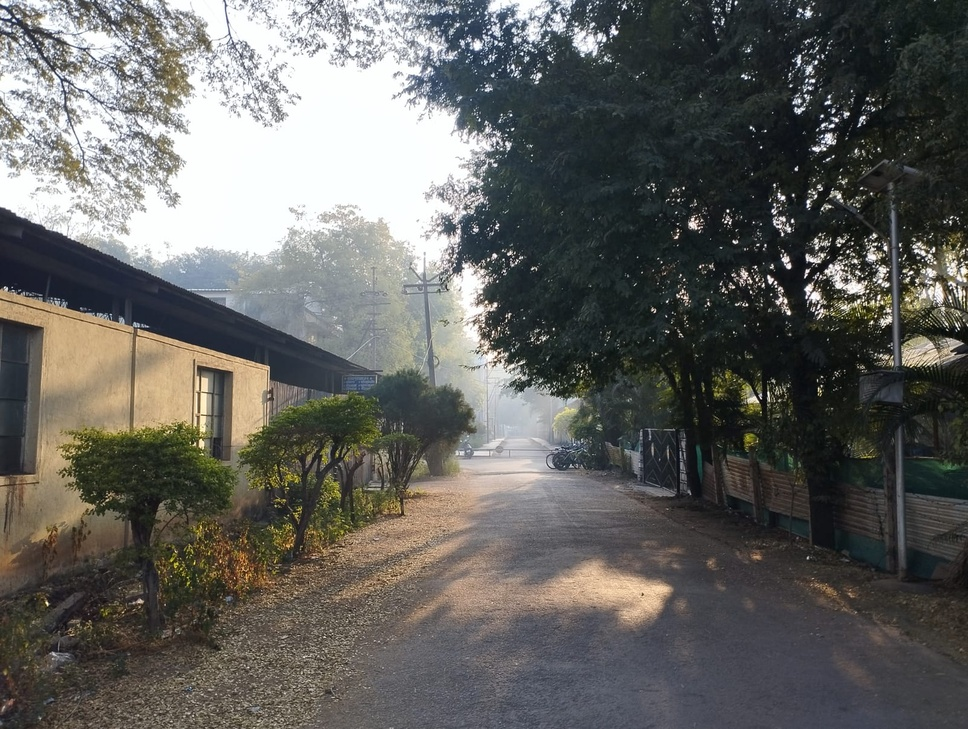
#> input picture cheating/ippr/input_image.jpg, 968 x 729 px, shrunk from 1600 x 1204 before the run
$ python 19ninteen.py
#> lines starting #> are read from the running program, lines starting #| are printed output that depends on the picture
import cv2
import numpy as np

def enhance_yellow(image, enhancement_factor):
    # Split the image into individual channels
    channels = list(cv2.split(image))

    # Apply enhancement to the red and green channels (to increase yellow)
    channels[0] = np.clip(channels[0] * enhancement_factor, 0, 255).astype(np.uint8)  # Red channel
    channels[1] = np.clip(channels[1] * enhancement_factor, 0, 255).astype(np.uint8)  # Green channel

    # Merge the enhanced red and green channels with the original blue channel
    enhanced_image = cv2.merge(channels)

    return enhanced_image

# Load the 24-bit RGB image
image = cv2.imread('input_image.jpg')
#> image is the input picture: shape (729, 968, 3); mean B, G, R 95.8, 99.3, 99.7

# Define the enhancement factor (adjust as needed)
enhancement_factor = 1.5  # Example enhancement factor

# Enhance the yellow color in the image
enhanced_image = enhance_yellow(image, enhancement_factor)
#> in enhance_yellow, `channels = list(cv2.split(image))`: channels = 3 items
#> in enhance_yellow, `enhanced_image = cv2.merge(channels)`:
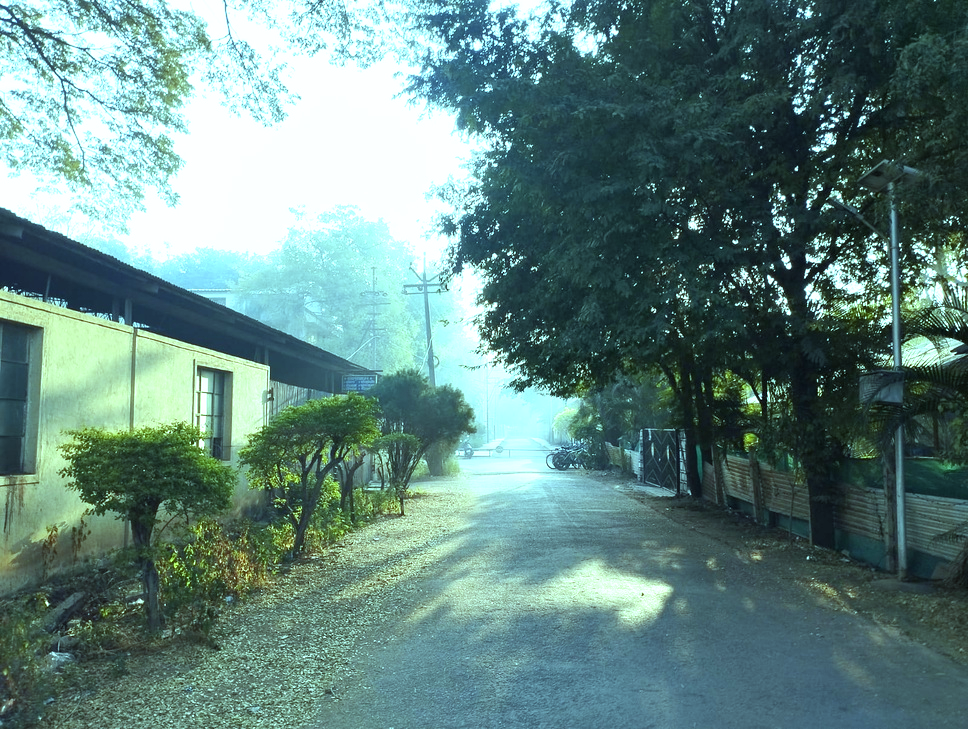
#> enhanced_image: shape (729, 968, 3); mean of channels 0, 1, 2 128.3, 133.3, 99.7; drawn as B, G, R

# Display the original and enhanced images
cv2.imshow('Original Image', image)
cv2.imshow('Enhanced Image', enhanced_image)
cv2.waitKey(0)
cv2.destroyAllWindows()
